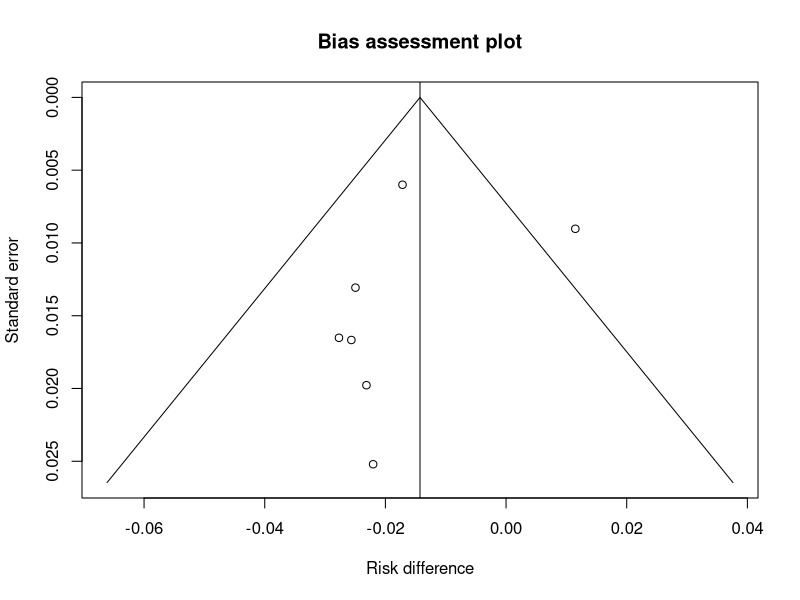
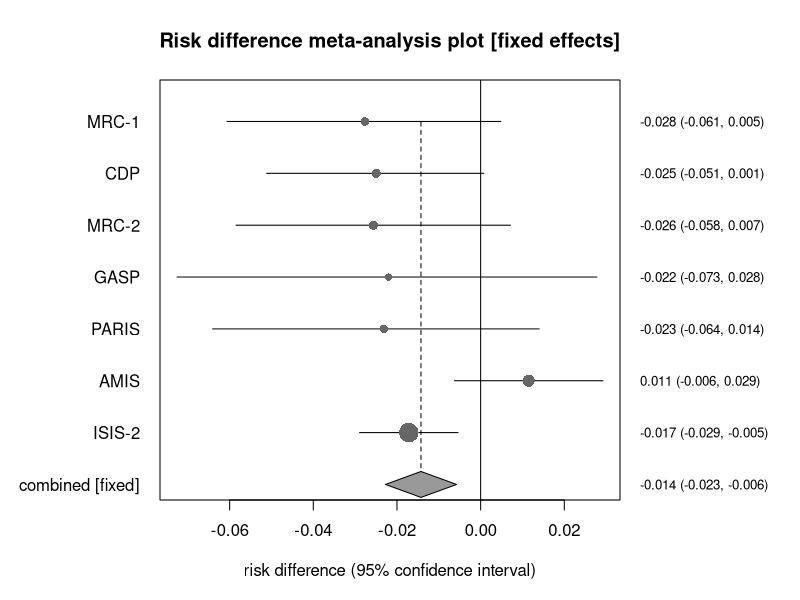
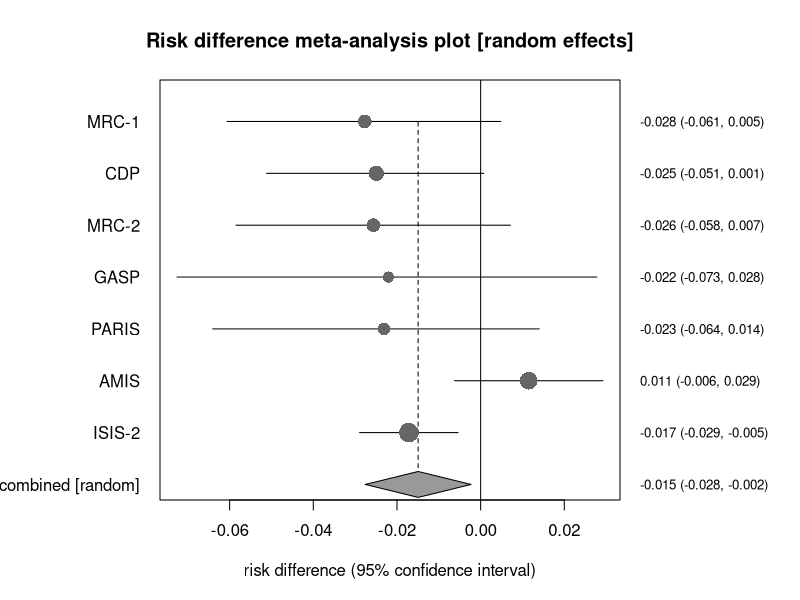

Source code (R) for these figures, in order:
# Risk difference meta-analysis: the StatsDirect help example (Fleiss and Gross 1991,
# deaths after myocardial infarction in seven placebo-controlled trials of aspirin; the
# test workbook's Meta-analysis worksheet columns A to E) in R
study <- c("MRC-1", "CDP", "MRC-2", "GASP", "PARIS", "AMIS", "ISIS-2")
n1 <- c(615, 758, 832, 317, 810, 2267, 8587)   # aspirin: patients
a <- c(49, 44, 102, 32, 85, 246, 1570)         # aspirin: deaths
n2 <- c(624, 771, 850, 309, 406, 2257, 8600)   # placebo: patients
b <- c(67, 64, 126, 38, 52, 219, 1720)         # placebo: deaths

# Base R has no meta-analysis function, so the statistics are computed from the tables
# as the formulae above give them
six <- function(x) formatC(x, digits = 6, format = "f", drop0trailing = TRUE)
one <- function(x) formatC(x, digits = 1, format = "f", drop0trailing = TRUE)
pv <- function(p) {
  if (p < 0.0001) "P < 0.0001" else
    paste("P =", formatC(p, digits = 4, format = "f", drop0trailing = TRUE))
}
z <- qnorm(0.975)
k <- length(a)
c <- n1 - a
d <- n2 - b
n <- n1 + n2
rd <- a / n1 - b / n2

# The 'near exact' confidence interval of Miettinen and Nurminen (1985) for each study:
# the values of the difference at which the score statistic reaches -1.96 and +1.96,
# with the two proportions estimated under the constraint that they differ by that
# value (the closed form of the constrained estimates, Newcombe 1998 method 10) and
# the variance multiplied by N / (N - 1). These tables have no empty cells; the counts
# of a table with one would have a continuity correction first for the weights and the
# variances further down (but not for its risk difference or for these limits).
mn_limits <- function(a, n1, b, n2) {
  N <- n1 + n2
  score <- function(delta) {
    L3 <- N
    L2 <- (n1 + 2 * n2) * delta - N - a - b
    L1 <- (n2 * delta - N - 2 * b) * delta + a + b
    L0 <- b * delta * (1 - delta)
    q <- L2^3 / (3 * L3)^3 - L1 * L2 / (6 * L3^2) + L0 / (2 * L3)
    p <- sign(q) * sqrt(L2^2 / (3 * L3)^2 - L1 / (3 * L3))
    p2 <- 2 * p * cos((pi + acos(q / p^3)) / 3) - L2 / (3 * L3)
    p1 <- p2 + delta
    v <- (p1 * (1 - p1) / n1 + p2 * (1 - p2) / n2) * N / (N - 1)
    (a / n1 - b / n2 - delta) / sqrt(v)
  }
  est <- a / n1 - b / n2
  c(uniroot(function(x) score(x) - z, c(-1 + 1e-9, est), tol = 1e-12)$root,
    uniroot(function(x) score(x) + z, c(est, 1 - 1e-9), tol = 1e-12)$root)
}
ci <- t(mapply(mn_limits, a, n1, b, n2))
se <- (ci[, 2] - ci[, 1]) / (2 * z)   # the standard error each interval implies
v <- se^2

# Mantel-Haenszel weights (fixed effects) and the pooled difference of Greenland and
# Robins (1985), with their variance formula
w_mh <- n1 * n2 / n
rd_mh <- sum(w_mh * rd) / sum(w_mh)
var_mh <- sum((a * c * n2^3 + b * d * n1^3) / (n1 * n2 * n^2)) / sum(w_mh)^2
se_mh <- sqrt(var_mh)

# Cochran's Q about the pooled difference, with inverse variance weights from the
# binomial variances; the DerSimonian-Laird moment estimate of the between studies
# variance and the random effects weights
v_iv <- a * c / n1^3 + b * d / n2^3
w_iv <- 1 / v_iv
q <- sum(w_iv * (rd - rd_mh)^2)
tau2 <- max(0, (q - (k - 1)) / (sum(w_iv) - sum(w_iv^2) / sum(w_iv)))
w_dl <- 1 / (v_iv + tau2)
rd_dl <- sum(w_dl * rd) / sum(w_dl)
se_dl <- 1 / sqrt(sum(w_dl))

# The study table: risk differences, their intervals, the variances the intervals
# imply and the percentage weights
tab <- data.frame(Study = study, `Risk difference` = six(rd), Lower = six(ci[, 1]),
                  Upper = six(ci[, 2]), Variance = six(v),
                  `% fixed` = six(100 * w_mh / sum(w_mh)),
                  `% random` = six(100 * w_dl / sum(w_dl)), check.names = FALSE)
print(tab, row.names = FALSE)

cat("Fixed effects (Mantel-Haenszel, Greenland-Robins)\n")
cat("Pooled risk difference = ", six(rd_mh), " (95% CI = ", six(rd_mh - z * se_mh),
    " to ", six(rd_mh + z * se_mh), ")\n", sep = "")
x2 <- (rd_mh / se_mh)^2
cat("Chi-square (test risk difference differs from 0) =", six(x2), " (df = 1) ",
    pv(pchisq(x2, 1, lower.tail = FALSE)), "\n")

# I-squared = (Q - df) / Q, with the interval StatsDirect gives by default (the 'exact'
# option, Hedges and Pigott 2001): Q is treated as non-central chi-square and its
# distribution function at the observed Q is inverted for the non-centrality parameter
# lambda, the lower limit where that probability is 0.975 (0 when even the central
# distribution gives less) and the upper where it is 0.025; each limit is converted to
# I-squared as lambda / (df + lambda)
cat("Non-combinability of studies\n")
dfree <- k - 1
cat("Cochran Q =", six(q), paste0(" (df = ", dfree, ") "),
    pv(pchisq(q, dfree, lower.tail = FALSE)), "\n")
cat("Moment-based estimate of between studies variance =", six(tau2), "\n")
i2 <- 100 * max(0, (q - dfree) / q)
lambda <- function(p) {
  if (pchisq(q, dfree) < p) 0 else
    uniroot(function(l) pchisq(q, dfree, ncp = l) - p, c(0, 10 * q + 100),
            tol = 1e-10)$root
}
lim <- c(lambda(0.975), lambda(0.025))
cat("I-squared (inconsistency) = ", one(i2), "% (95% CI = ",
    one(100 * lim[1] / (dfree + lim[1])), "% to ",
    one(100 * lim[2] / (dfree + lim[2])), "%)\n", sep = "")

cat("Random effects (DerSimonian-Laird)\n")
cat("Pooled risk difference = ", six(rd_dl), " (95% CI = ", six(rd_dl - z * se_dl),
    " to ", six(rd_dl + z * se_dl), ")\n", sep = "")
x2_dl <- (rd_dl / se_dl)^2
cat("Chi-square (test risk difference differs from 0) =", six(x2_dl), " (df = 1) ",
    pv(pchisq(x2_dl, 1, lower.tail = FALSE)), "\n")

# Bias indicators, both from the binomial variances that the inverse variance weights
# are made from, whatever the method of the intervals of the studies. Begg and
# Mazumdar's test is Kendall's rank correlation between the standardised effects
# (deviations from the inverse variance pooled estimate) and the variances, with the
# exact P that cor.test gives for so few studies when no values tie (fewer than about
# ten gives the test little power). Egger's test regresses the standardised effect
# (estimate / se) on precision (1 / se) and asks whether the intercept is zero, with
# a 90% interval.
cat("Bias indicators\n")
se_iv <- sqrt(v_iv)
rd_iv <- sum(w_iv * rd) / sum(w_iv)
t_std <- (rd - rd_iv) / sqrt(v_iv - 1 / sum(w_iv))
begg <- cor.test(t_std, v_iv, method = "kendall")
cat("Begg-Mazumdar: Kendall's tau =", six(begg$estimate), " ", pv(begg$p.value),
    "(low power)\n")
egger <- lm(I(rd / se_iv) ~ I(1 / se_iv))
bias <- coef(egger)[1]
cat("Egger: bias = ", six(bias), " (90% CI = ", six(confint(egger, level = 0.9)[1, 1]),
    " to ", six(confint(egger, level = 0.9)[1, 2]), ")  ",
    pv(summary(egger)$coefficients[1, 4]), "\n", sep = "")

# The charts that follow in the report: a bias assessment (funnel) plot of each risk
# difference against its standard error, with the fixed effects pooled estimate and
# the limits within which 95% of study estimates would fall at each standard error
top <- max(se_iv) * 1.05
plot(rd, se_iv, ylim = c(top, 0), xlim = range(rd, rd_mh + c(-1, 1) * z * top),
     xlab = "Risk difference", ylab = "Standard error", main = "Bias assessment plot")
abline(v = rd_mh)
lines(rd_mh + c(-1, 0, 1) * z * top, c(top, 0, top))

# Then a forest plot for each model: a circle per study sized by its weight, its
# interval as a line, the pooled estimate as a diamond, the line of no effect and a
# dashed line at the pooled estimate
forest <- function(weight, pooled, lower, upper, title, label) {
  rows <- k:1
  op <- par(mar = c(5, 8, 4, 9))
  plot(NA, xlim = range(ci, lower, upper, 0), ylim = c(0, k + 0.5), yaxt = "n",
       ylab = "", xlab = "risk difference (95% confidence interval)", main = title)
  axis(2, at = c(rows, 0), labels = c(study, label), las = 1, tick = FALSE)
  axis(4, at = c(rows, 0), tick = FALSE, las = 1, cex.axis = 0.8,
       labels = sprintf("%.3f (%.3f, %.3f)", c(rd, pooled), c(ci[, 1], lower),
                        c(ci[, 2], upper)))
  abline(v = 0)
  segments(pooled, 0, pooled, k, lty = 2)
  segments(ci[, 1], rows, ci[, 2], rows)
  points(rd, rows, pch = 16, col = "grey40", cex = 0.6 + 2 * sqrt(weight / max(weight)))
  polygon(c(lower, pooled, upper, pooled), c(0, 0.25, 0, -0.25), col = "grey60")
  par(op)
}
forest(w_mh, rd_mh, rd_mh - z * se_mh, rd_mh + z * se_mh,
       "Risk difference meta-analysis plot [fixed effects]", "combined [fixed]")
forest(w_dl, rd_dl, rd_dl - z * se_dl, rd_dl + z * se_dl,
       "Risk difference meta-analysis plot [random effects]", "combined [random]")
